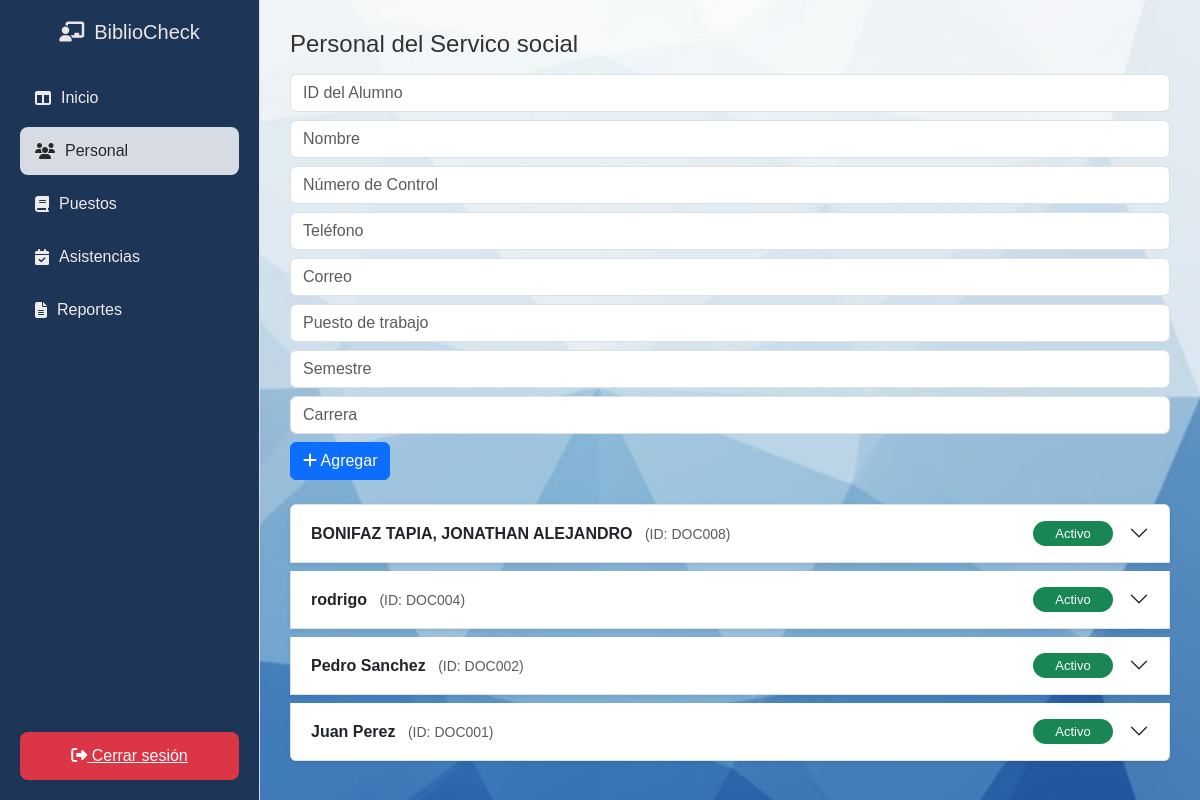
The page /php/alumnos.php (signed in) on the database its author committed.
### tables this page shows
CREATE TABLE `alumnos` (
  `id` int(11) NOT NULL,
  `id_alumno` varchar(20) NOT NULL,
  `nombre` varchar(100) NOT NULL,
  `numero_control` varchar(50) DEFAULT NULL,
  `status` enum('Activo','Inactivo') NOT NULL,
  `contrasena` varchar(255) NOT NULL,
  `telefono` varchar(20) DEFAULT NULL,
  `correo_electronico` varchar(100) DEFAULT NULL,
  `qr_semanal` varchar(255) DEFAULT NULL,
  `qr_ultima_actualizacion` datetime DEFAULT NULL,
  `puesto` varchar(255) NOT NULL DEFAULT '',
  `turno` enum('Matutino','Vespertino','Mixto') DEFAULT 'Matutino',
  `horas_objetivo` int(11) DEFAULT 4,
  `horario_ruta` varchar(255) DEFAULT NULL,
  `horario_json` text DEFAULT NULL,
  `semestre` varchar(100) DEFAULT NULL,
  `carrera` varchar(255) DEFAULT NULL
);

### php/alumnos.php (the view, shortened to what this page needs)
<?php
require_once __DIR__ . '/../php/conexion.php';
try {
    $res = $conexion->query("
    SELECT id, id_alumno, nombre, status, telefono, correo_electronico, puesto,
           numero_control, qr_semanal, qr_ultima_actualizacion, horario_ruta,
           semestre, carrera, horario_json
    FROM alumnos
        ORDER BY id DESC
    ");
    $alumnos = $res->fetch_all(MYSQLI_ASSOC);
} catch (Throwable $e) {
    $error = 'Error al cargar alumnos';
}
?>
<!DOCTYPE html>
<html lang="es">
<head>
  <link href="https://cdn.jsdelivr.net/npm/bootstrap@5.3.2/dist/css/bootstrap.min.css" rel="stylesheet">
  <link rel="stylesheet" href="../css/stylesDashboard1.css">
  <link rel="stylesheet" href="https://cdnjs.cloudflare.com/ajax/libs/font-awesome/6.5.2/css/all.min.css">
</head>
<body>
  <aside class="sidebar">
    <h2><i class="fa-solid fa-chalkboard-user"></i>BiblioCheck</h2>
    <ul>
      <li><a href="../php/dashboard.php"><i class="fa-solid fa-table-columns"></i> Inicio</a></li>
      <li class="activo"><a href="../php/alumnos.php"><i class="fa-solid fa-users"></i>Personal</a></li>
      <li><a href="../php/puestos.php"><i class="fa-solid fa-book"></i>Puestos</a></li>
      <li><a href="../php/asistencia.php"><i class="fa-solid fa-calendar-check"></i> Asistencias</a></li>
      <li><a href="../php/reportes.php"><i class="fa-solid fa-file-lines"></i> Reportes</a></li>
    </ul>
    <a class="btn-salir" href="../php/Logout.php"><i class="fa-solid fa-right-from-bracket"></i> Cerrar sesión</a>
  </aside>
  <main class="contenido">
    <section class="seccion-contenido">
      <div class="seccion-header">
        <h1>Personal del Servico social</h1>
        <form class="d-flex gap-2 flex-wrap" method="post">
          <input class="form-control" name="id_alumno" placeholder="ID del Alumno" required>
          <input class="form-control" name="nombre" placeholder="Nombre" required>
          <input class="form-control" name="numero_control" placeholder="Número de Control">
          <input class="form-control" name="telefono" placeholder="Teléfono">
          <input class="form-control" name="correo_electronico" type="email" placeholder="Correo">
          <input class="form-control" name="puesto" placeholder="Puesto de trabajo">
          <input class="form-control" name="semestre" placeholder="Semestre">
          <input class="form-control" name="carrera" placeholder="Carrera">
          <button class="btn btn-primary"><i class="fa fa-plus"></i> Agregar</button>
          </form>
      </div>
        <div class="row mt-4">
          <?php if (!empty($alumnos)): ?>
              <div class="accordion" id="accordionalumnos">
                  <?php foreach ($alumnos as $d):
                      $id_int = (int)$d['id'];
                      $statusBadgeClass = $d['status'] === 'Activo' ? 'bg-success' : 'bg-danger';
                  ?>
                      <div class="accordion-item mb-2 shadow-sm">
                          <h2 class="accordion-header" id="heading-alumno-<?= $id_int ?>">
                              <button class="accordion-button collapsed" type="button"
                                      data-bs-toggle="collapse"
                                      data-bs-target="#collapse-alumno-<?= $id_int ?>"
                                      aria-expanded="false"
                                      aria-controls="collapse-alumno-<?= $id_int ?>">
                                  <div class="d-flex justify-content-between w-100 align-items-center">
                                      <div>
                                          <span class="fw-bold fs-6"><?= htmlspecialchars($d['nombre']) ?></span>
                                          <small class="ms-2 text-muted">(ID: <?= htmlspecialchars($d['id_alumno']) ?>)</small>
                                      </div>
                                      <span class="badge me-3 <?= $statusBadgeClass ?>">
                                          <?= htmlspecialchars($d['status']) ?>
                                      </span>
                                  </div>
                              </button>
                          </h2>
                      </div>
                  <?php endforeach; ?>
              </div>
          <?php else: ?>
              <div class="col-12">
                  <div class="alert alert-info">No hay personal de servicio social registrado.</div>
              </div>
          <?php endif; ?>
      </div>
    </section>
  </main>
  </body>
</html>

### css/stylesDashboard1.css (style rules this page uses)
body { margin: 0; font-family: 'Poppins', sans-serif; background-image: url("../assets/FONDOC.jpg"), linear-gradient(rgba(255, 255, 255, 0.8), rgba(255, 255, 255, 0.8)); background-size: cover; background-position: center; display: flex; min-height: 100vh; }
.sidebar { width: 260px; background-color: #1D3557; border-right: 1px solid #ddd; height: 100vh; padding: 20px; box-sizing: border-box; position: fixed; display: flex; flex-direction: column; }
.sidebar h2 { color: #ebe5e5; margin-bottom: 30px; font-size: 20px; text-align: center; display: flex; align-items: center; justify-content: center; gap: 10px; }
.sidebar ul { list-style: none; padding: 0; margin: 0; flex-grow: 1; }
.sidebar li { margin-bottom: 5px; }
.sidebar li a { text-decoration: none; color: #f0ebeb; display: flex; align-items: center; gap: 10px; padding: 12px 15px; border-radius: 8px; transition: all 0.3s ease; }
.sidebar li.activo a, .sidebar li a:hover { background-color: #d7dce4; color: #272829; }
.btn-salir { margin-top: auto; width: 100%; text-align: center; padding: 12px; border-radius: 8px; background: #dc3545; color: white; border: none; cursor: pointer; transition: background 0.3s; display: block; }
.contenido { flex: 1; padding: 30px; margin-left: 260px; width: calc(100% - 260px); box-sizing: border-box; }
.seccion-contenido { width: 100%; max-width: 1200px; margin: 0 auto; box-sizing: border-box; }
.seccion-header { display: flex; justify-content: space-between; align-items: center; margin-bottom: 20px; flex-wrap: wrap; gap: 15px; }
.seccion-header h1 { margin: 0; font-size: 24px; color: #333; display: flex; align-items: center; gap: 10px; }
.badge { padding: 6px 12px; border-radius: 20px; font-size: 13px; font-weight: 500; display: inline-block; min-width: 80px; text-align: center; }
.fas, .fa { font-size: 16px; }

### rows shown on the page
alumnos: nombre "BONIFAZ TAPIA, JONATHAN ALEJANDRO", id_alumno "DOC008", status "Activo"
alumnos: nombre "rodrigo", id_alumno "DOC004", status "Activo"
alumnos: nombre "Pedro Sanchez", id_alumno "DOC002", status "Activo"
alumnos: nombre "Juan Perez", id_alumno "DOC001", status "Activo"
